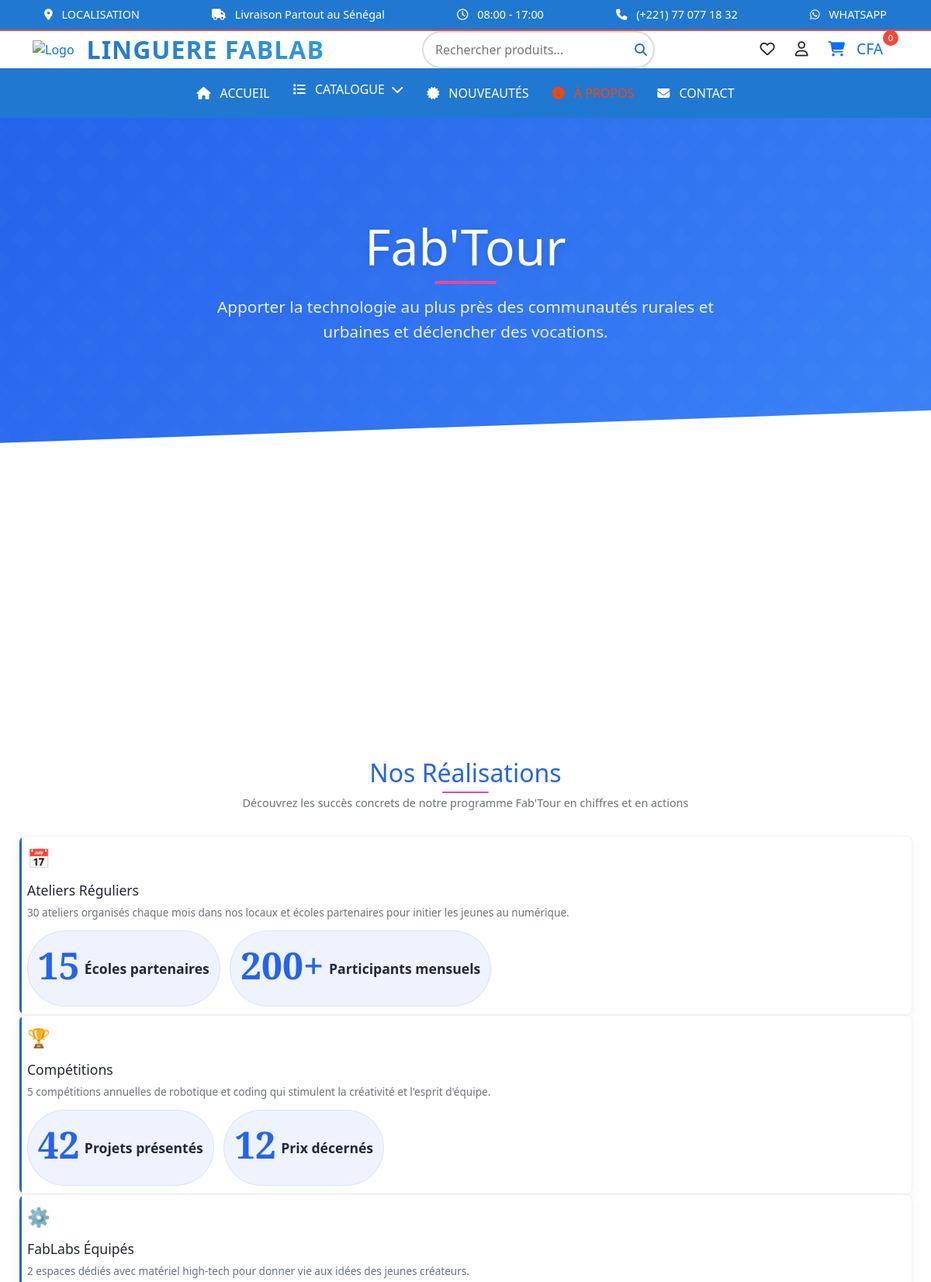
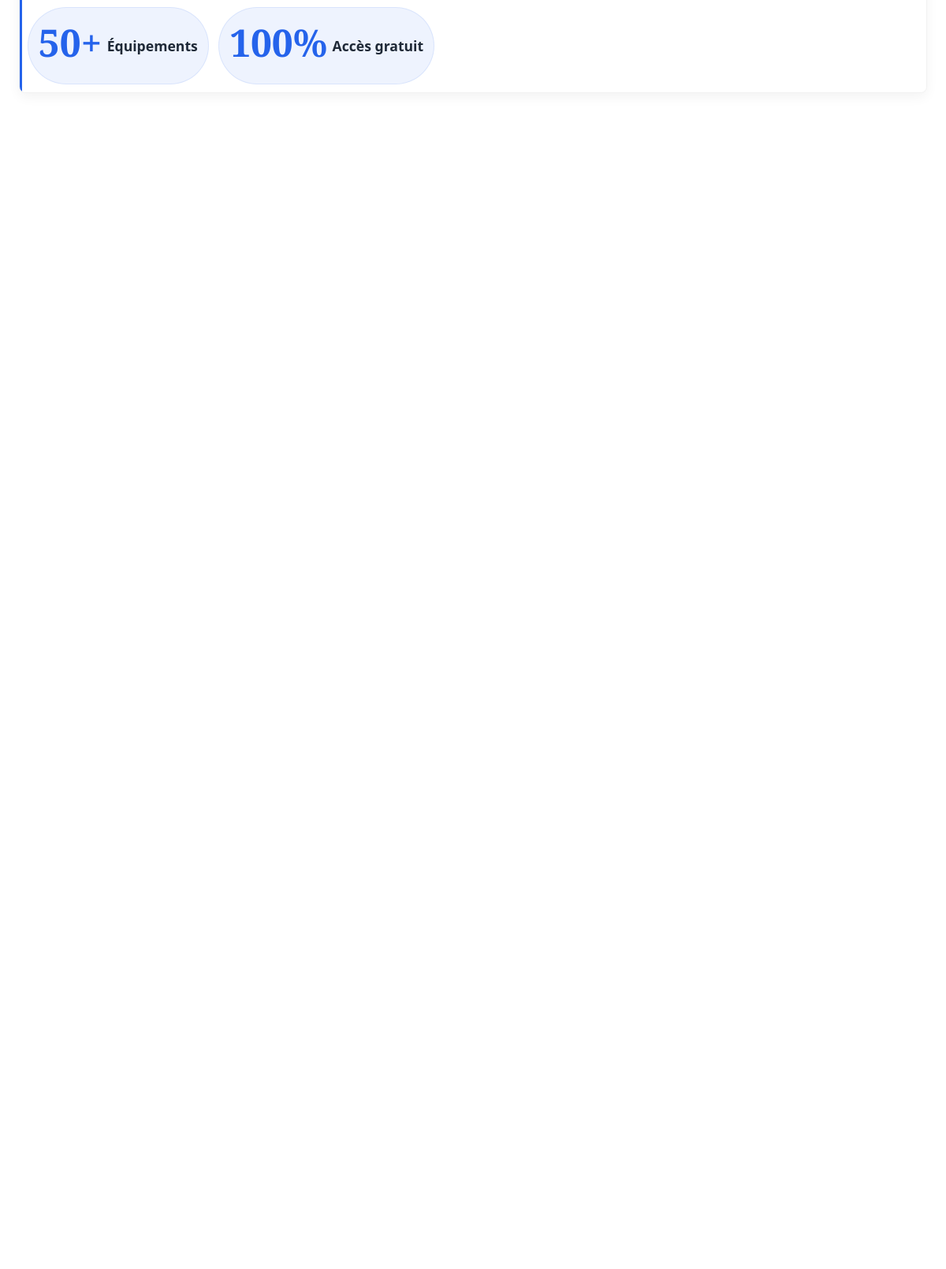
Page /activities/fab_tour/ (upper part) on the committed database (2 pictures, top to bottom).
### Activities/models.py (models this page shows, shortened)
class Activity(models.Model):
    name = models.CharField(max_length=100, unique=True, null=False, blank=False, verbose_name="Activité")
    description = models.TextField(null=True, blank=True, verbose_name="Description de l'activité")
    description_accueil = models.TextField(null=True, blank=True, verbose_name="Description courte pour l'accueil")
    created_at = models.DateTimeField(auto_now_add=True, verbose_name="Date de création")
    presentation_img = models.ImageField(upload_to='activity_images/', null=True, blank=True, verbose_name="Image accueil")
    motiv1 = models.TextField(null=True, blank=True, verbose_name="Motivation 1")
    motiv2 = models.TextField(null=True, blank=True, verbose_name="Motivation 2")
    url_name = models.CharField(max_length=50, unique=True, null=False, blank=False, verbose_name="Nom de l'URL")
    class Meta:
        verbose_name = "Activité"
        verbose_name_plural = "Activités"
        ordering = ['-created_at']

class Realisation(models.Model):
    categories = [
        ('Ateliers Réguliers', 'Ateliers Réguliers'),
        ('Compétitions', 'Compétitions'),
        ('FabLabs Équipés', 'FabLabs Équipés'),
    ]
    description = models.TextField(null=True, blank=True, verbose_name="Description de la réalisation")
    category = models.CharField(max_length=50, choices=categories, null=False, blank=False, verbose_name="Catégorie de la réalisation")
    activity = models.ForeignKey(Activity, on_delete=models.CASCADE, related_name='realisations', verbose_name="Activité")
    stat1 = models.IntegerField(null=True, blank=True, verbose_name="Statistique 1")
    stat2 = models.IntegerField(null=True, blank=True, verbose_name="Statistique 2")

### Activities/views.py (the view)
# urls.py: path('fab_tour/', fab_tour, name='fab_tour'),
def fab_tour(request):
    context = get_context_for_activities(request, "Fab'Tour")
    return render(request, "Activities/index.html", context=context)

### Activities/views.py (called while the page is built)
def get_context_for_activities(request, activity_name):
    user_id = request.user.id if request.user.is_authenticated else 'anonymous_id'
    try:
        activity = Activity.objects.get(name=activity_name)
    except Exception as e:
        return HttpResponse("Cette activité n'existe pas !")
    else:
        return {
            'activity': activity,
            'realisations': activity.realisations.all(),
            'resultats': activity.resultats.all(),
            'impacts': activity.impacts.all(),
            'galerie_images': activity.galerie_images.all(),
            'user_id': user_id,
        }

### Activities/templates/Activities/index.html (shortened to what this page needs)
{% load static %}
<!DOCTYPE html>
<html lang="fr">
<head>
    <link rel="stylesheet" href="https://cdnjs.cloudflare.com/ajax/libs/animate.css/4.1.1/animate.min.css">
    <link rel="stylesheet" href="https://cdnjs.cloudflare.com/ajax/libs/font-awesome/6.0.0/css/all.min.css">
    <link rel="stylesheet" href="https://cdnjs.cloudflare.com/ajax/libs/lightgallery/2.7.1/css/lightgallery.min.css">
    <link rel="stylesheet" href="https://cdnjs.cloudflare.com/ajax/libs/font-awesome/6.4.0/css/all.min.css">
    <link href="https://cdn.jsdelivr.net/npm/bootstrap@5.3.0/dist/css/bootstrap.min.css" rel="stylesheet">
    <link rel="stylesheet" href="https://cdnjs.cloudflare.com/ajax/libs/animate.css/4.1.1/animate.min.css">
    <link href="https://unpkg.com/aos@2.3.1/dist/aos.css" rel="stylesheet">
    <link rel="stylesheet" href="https://cdnjs.cloudflare.com/ajax/libs/animate.css/4.1.1/animate.min.css">
    <link rel="stylesheet" href="https://cdnjs.cloudflare.com/ajax/libs/font-awesome/6.0.0/css/all.min.css">
    <link rel="stylesheet" href="https://cdnjs.cloudflare.com/ajax/libs/lightgallery/2.7.1/css/lightgallery.min.css">
    <link rel="stylesheet" href="{% static 'header_footer/css/style.css' %}">
    <link rel="stylesheet" href="{% static 'Activities/css/style.css' %}">
</head>
<body data-user-id={{user_id}}>
    {% include 'header_footer/header.html' %}
    <section class="pres animate__animated animate__fadeIn">
        <h1>{{activity.name}}</h1>
        <p>{{activity.description}}</p>
    </section><br><br>
    <section class="realisations">
        <div class="realisations-header">
            <h2 class="realisations-title">Nos Réalisations</h2>
            <p class="realisations-subtitle">Découvrez les succès concrets de notre programme {{activity.name}} en chiffres et en actions</p>
        </div>
        <div class="realisations-grid">
            {% for realisation in realisations %}
                <div class="realisation-card">
                    {% if realisation.category == 'Ateliers Réguliers' %}
                        <div class="realisation-icon">📅</div>
                            <h3 class="realisation-title">{{realisation.category}}</h3>
                            <p class="realisation-desc">{{realisation.description}}</p>
                            <div class="realisation-stats">
                                <div class="stat-item">
                                    <span class="stat-number">{{realisation.stat1}}</span>
                                    <span class="stat-label">Écoles partenaires</span>
                                </div>
                                <div class="stat-item">
                                    <span class="stat-number">{{realisation.stat2}}+</span>
                                    <span class="stat-label">Participants mensuels</span>
                                </div>
                            </div>
                        </div>
                    {% elif realisation.category == 'Compétitions' %}
                        <div class="realisation-icon">🏆</div>
                            <h3 class="realisation-title">{{realisation.category}}</h3>
                            <p class="realisation-desc">{{realisation.description}}</p>
                            <div class="realisation-stats">
                                <div class="stat-item">
                                    <span class="stat-number">{{realisation.stat1}}</span>
                                    <span class="stat-label">Projets présentés</span>
                                </div>
                                <div class="stat-item">
                                    <span class="stat-number">{{realisation.stat2}}</span>
                                    <span class="stat-label">Prix décernés</span>
                                </div>
                            </div>
                        </div>
                    {% else %}
                        <div class="realisation-icon">⚙️</div>
                            <h3 class="realisation-title">{{realisation.category}}</h3>
                            <p class="realisation-desc">{{realisation.description}}</p>
                            <div class="realisation-stats">
                                <div class="stat-item">
                                    <span class="stat-number">{{realisation.stat1}}+</span>
                                    <span class="stat-label">Équipements</span>
                                </div>
                                <div class="stat-item">
                                    <span class="stat-number">{{realisation.stat2}}%</span>
                                    <span class="stat-label">Accès gratuit</span>
                                </div>
                            </div>
                        </div>
                    {% endif %}
                </div>
            {% endfor %}
    </section>
</body>
</html>

### templates/header_footer/header.html (shortened to what this page needs)
{% load static %}
{% block header %}
<div class="top-bar">
    <div class="container d-flex flex-wrap justify-content-center justify-content-md-between">
        <span><a href="{% url 'location' %}"><i class="fas fa-map-marker-alt me-2"></i> LOCALISATION</a></span>
        <span><i class="fas fa-truck me-2"></i> Livraison Partout au Sénégal</span>
        <span><i class="far fa-clock me-2"></i> 08:00 - 17:00</span>
        <span><i class="fas fa-phone me-2"></i> (+221) 77 077 18 32</span>
        <span><a href="https://wa.me/+221770771832" target="_blank"><i class="fab fa-whatsapp me-2"></i> WHATSAPP</a></span>
    </div>
</div>
<nav>
    <div class="container d-flex flex-wrap justify-content-between align-items-center">
        <div class="logo animate__animated animate__fadeInLeft d-flex align-items-center">
            <a href="{% url 'home' %}"><img src="{% static 'AntaBackend/images/logos.jpeg' %}" alt="Logo" class="logo-img me-3"></a>
            <span class="nav-brand">LINGUERE FABLAB</span>
        </div>
        <div class="search-bar animate__animated animate__zoomIn">
            <input type="text" placeholder="Rechercher produits...">
            <button><i class="fas fa-search"></i></button>
        </div>
        <div class="icons d-flex align-items-center">
            <span class="me-3"><i class="far fa-heart"></i></span>
            <span class="me-3" onclick="window.location.href='{% url 'user_home' %}'"><i class="far fa-user"></i></span>
            <a href="{% url 'cart' %}" class="cart-icon position-relative">
                <span class="cart-count" id="cart-count" data-count="{{products_cart|length}}">
                    <i class="fas fa-shopping-cart"></i>
                    <span class="d-none d-md-inline">
                            {{total_price_cart}} CFA
                    </span>
                </span>
            </a>
        </div>
    </div>
</nav>
<div class="nav-bar">
    <div class="container d-flex flex-wrap justify-content-center">
        <a href="{% url 'home' %}"><i class="fas fa-home me-2"></i> ACCUEIL</a>
        <div class="dropdown">
            <div class="dropdown">
                <a href="#"><i class="fas fa-list me-2"></i> CATALOGUE <i class="fas fa-chevron-down ms-1"></i></a>
            </div>
        </div>
        <a href="#"><i class="fas fa-certificate me-2"></i> NOUVEAUTÉS</a>
        <a href="{% url 'about' %}" style="color: rgb(255, 68, 0);"><i class="fas fa-info-circle me-2"></i> À PROPOS</a>
        <a href="#contact"><i class="fas fa-envelope me-2"></i> CONTACT</a>
    </div>
</div>
{% endblock %}

### templates/header_footer/footer.html (shortened to what this page needs)
{% load static %}

### Shop/templates/Shop/min_js_scripts_for_temp/index.html (shortened to what this page needs)
{% load static %}

### static/header_footer/css/style.css (style rules this page uses)
:root { --primary-color: #2178d0; --secondary-color: #e74c3c; --accent-color: #3498db; --light-color: #ecf0f1; --dark-color: #2178d0; --text-color: #333; --text-light: #7f8c8d; --primary: #2c3e50; --secondary: #3498db; --accent: #e74c3c; --light: #ecf0f1; --dark: #2c3e50; }
.top-bar { background-color: var(--primary-color); color: white; padding: 8px 0; font-size: 0.9rem; border-bottom: 2px solid var(--secondary-color); }
.top-bar span { margin: 0 15px; }
.top-bar a { color: white; text-decoration: none; transition: all 0.3s; }
.top-bar { background-color: #2178d0; color: white; padding: 8px 0; font-size: 0.9rem; border-bottom: 2px solid #e74c3c; }
.logo-img { height: 60px; transition: transform 0.3s; }
.nav-bar { background-color: var(--primary-color); padding: 15px 0; }
.nav-brand { font-size: 2em; font-weight: 700; color: var(--primary-color); text-transform: uppercase; letter-spacing: 1px; background: linear-gradient(to right, var(--primary-color), var(--accent-color)); -webkit-background-clip: text; -webkit-text-fill-color: transparent; }
.nav-bar a { color: white; text-decoration: none; margin: 0 15px; font-weight: 500; position: relative; padding: 5px 0; transition: all 0.3s; }
.nav-bar a::after { content: ''; position: absolute; bottom: 0; left: 0; width: 0; height: 2px; background-color: var(--secondary-color); transition: width 0.3s; }
.search-bar { position: relative; width: 300px; }
.search-bar input { width: 100%; padding: 10px 15px; border: 2px solid #ddd; border-radius: 30px; outline: none; transition: all 0.3s; }
.search-bar button { position: absolute; right: 10px; top: 50%; transform: translateY(-50%); background: none; border: none; color: var(--primary-color); cursor: pointer; transition: all 0.3s; }
.icons span { margin: 0 10px; font-size: 1.2rem; cursor: pointer; transition: all 0.3s; position: relative; }
.icons span.cart-count::after { content: attr(data-count); position: absolute; top: -10px; right: -10px; background: var(--secondary-color); color: white; border-radius: 50%; width: 20px; height: 20px; display: flex; align-items: center; justify-content: center; font-size: 0.7rem; }
.dropdown { position: relative; display: inline-block; z-index: 1001; }

### rows in the picture
Activity: name "Fab'Tour", description "Apporter la technologie au plus près des communautés rurales et urbaines et déclencher des vocations."
Realisation: category "Ateliers Réguliers", description "30 ateliers organisés chaque mois dans nos locaux et écoles partenaires pour initier les jeunes au numérique.", stat1 "15", stat2 "200"
Realisation: category "Compétitions", description "5 compétitions annuelles de robotique et coding qui stimulent la créativité et l'esprit d'équipe.", stat1 "42", stat2 "12"
Realisation: category "FabLabs Équipés", description "2 espaces dédiés avec matériel high-tech pour donner vie aux idées des jeunes créateurs.", stat1 "50", stat2 "100"
